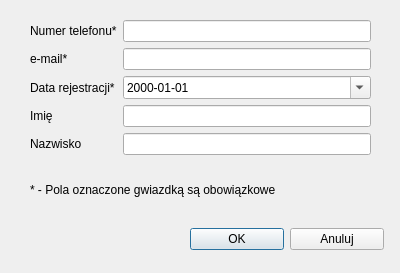
<?xml version="1.0" encoding="UTF-8"?>
<ui version="4.0">
 <class>DodajKlienta</class>
 <widget class="QDialog" name="DodajKlienta">
  <property name="geometry">
   <rect>
    <x>0</x>
    <y>0</y>
    <width>400</width>
    <height>273</height>
   </rect>
  </property>
  <property name="sizePolicy">
   <sizepolicy hsizetype="Expanding" vsizetype="Fixed">
    <horstretch>0</horstretch>
    <verstretch>0</verstretch>
   </sizepolicy>
  </property>
  <property name="windowTitle">
   <string>Dialog</string>
  </property>
  <widget class="QWidget" name="formLayoutWidget">
   <property name="geometry">
    <rect>
     <x>30</x>
     <y>20</y>
     <width>341</width>
     <height>151</height>
    </rect>
   </property>
   <layout class="QFormLayout" name="formLayout">
    <item row="0" column="0">
     <widget class="QLabel" name="numerTelefonuLabel">
      <property name="text">
       <string>Numer telefonu*</string>
      </property>
     </widget>
    </item>
    <item row="0" column="1">
     <widget class="QLineEdit" name="numerTelefonuLineEdit"/>
    </item>
    <item row="1" column="0">
     <widget class="QLabel" name="eMailLabel">
      <property name="text">
       <string>e-mail*</string>
      </property>
     </widget>
    </item>
    <item row="1" column="1">
     <widget class="QLineEdit" name="eMailLineEdit"/>
    </item>
    <item row="2" column="0">
     <widget class="QLabel" name="dataRejestracjiLabel">
      <property name="text">
       <string>Data rejestracji*</string>
      </property>
     </widget>
    </item>
    <item row="2" column="1">
     <widget class="QDateEdit" name="dataRejestracjiDateEdit">
      <property name="displayFormat">
       <string>yyyy-MM-dd</string>
      </property>
      <property name="calendarPopup">
       <bool>true</bool>
      </property>
     </widget>
    </item>
    <item row="3" column="0">
     <widget class="QLabel" name="imiLabel">
      <property name="text">
       <string>Imię</string>
      </property>
     </widget>
    </item>
    <item row="3" column="1">
     <widget class="QLineEdit" name="imiLineEdit"/>
    </item>
    <item row="4" column="0">
     <widget class="QLabel" name="nazwiskoLabel">
      <property name="text">
       <string>Nazwisko</string>
      </property>
     </widget>
    </item>
    <item row="4" column="1">
     <widget class="QLineEdit" name="nazwiskoLineEdit"/>
    </item>
   </layout>
  </widget>
  <widget class="QLabel" name="label">
   <property name="geometry">
    <rect>
     <x>30</x>
     <y>180</y>
     <width>341</width>
     <height>20</height>
    </rect>
   </property>
   <property name="text">
    <string>* - Pola oznaczone gwiazdką są obowiązkowe</string>
   </property>
  </widget>
  <widget class="QWidget" name="horizontalLayoutWidget">
   <property name="geometry">
    <rect>
     <x>190</x>
     <y>209</y>
     <width>194</width>
     <height>61</height>
    </rect>
   </property>
   <layout class="QHBoxLayout" name="horizontalLayout">
    <item>
     <widget class="QPushButton" name="Ok">
      <property name="text">
       <string>OK</string>
      </property>
     </widget>
    </item>
    <item>
     <widget class="QPushButton" name="anuluj">
      <property name="text">
       <string>Anuluj</string>
      </property>
     </widget>
    </item>
   </layout>
  </widget>
 </widget>
 <resources/>
 <connections/>
</ui>
